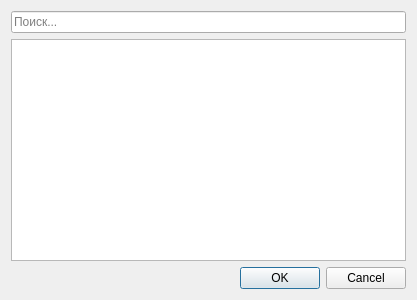
<?xml version="1.0" encoding="UTF-8"?>
<ui version="4.0">
 <class>UserSelectionDialogWindow</class>
 <widget class="QDialog" name="UserSelectionDialogWindow">
  <property name="geometry">
   <rect>
    <x>0</x>
    <y>0</y>
    <width>417</width>
    <height>300</height>
   </rect>
  </property>
  <property name="windowTitle">
   <string>Dialog</string>
  </property>
  <layout class="QGridLayout" name="gridLayout">
   <item row="0" column="0">
    <widget class="QLineEdit" name="searchWidget">
     <property name="placeholderText">
      <string>Поиск...</string>
     </property>
     <property name="cursorMoveStyle">
      <enum>Qt::LogicalMoveStyle</enum>
     </property>
    </widget>
   </item>
   <item row="1" column="0">
    <widget class="QListWidget" name="listOfUsersView"/>
   </item>
   <item row="2" column="0">
    <widget class="QDialogButtonBox" name="buttonBox">
     <property name="orientation">
      <enum>Qt::Horizontal</enum>
     </property>
     <property name="standardButtons">
      <set>QDialogButtonBox::Cancel|QDialogButtonBox::Ok</set>
     </property>
    </widget>
   </item>
  </layout>
 </widget>
 <resources/>
 <connections>
  <connection>
   <sender>buttonBox</sender>
   <signal>accepted()</signal>
   <receiver>UserSelectionDialogWindow</receiver>
   <slot>accept()</slot>
   <hints>
    <hint type="sourcelabel">
     <x>248</x>
     <y>254</y>
    </hint>
    <hint type="destinationlabel">
     <x>157</x>
     <y>274</y>
    </hint>
   </hints>
  </connection>
  <connection>
   <sender>buttonBox</sender>
   <signal>rejected()</signal>
   <receiver>UserSelectionDialogWindow</receiver>
   <slot>reject()</slot>
   <hints>
    <hint type="sourcelabel">
     <x>316</x>
     <y>260</y>
    </hint>
    <hint type="destinationlabel">
     <x>286</x>
     <y>274</y>
    </hint>
   </hints>
  </connection>
 </connections>
</ui>
